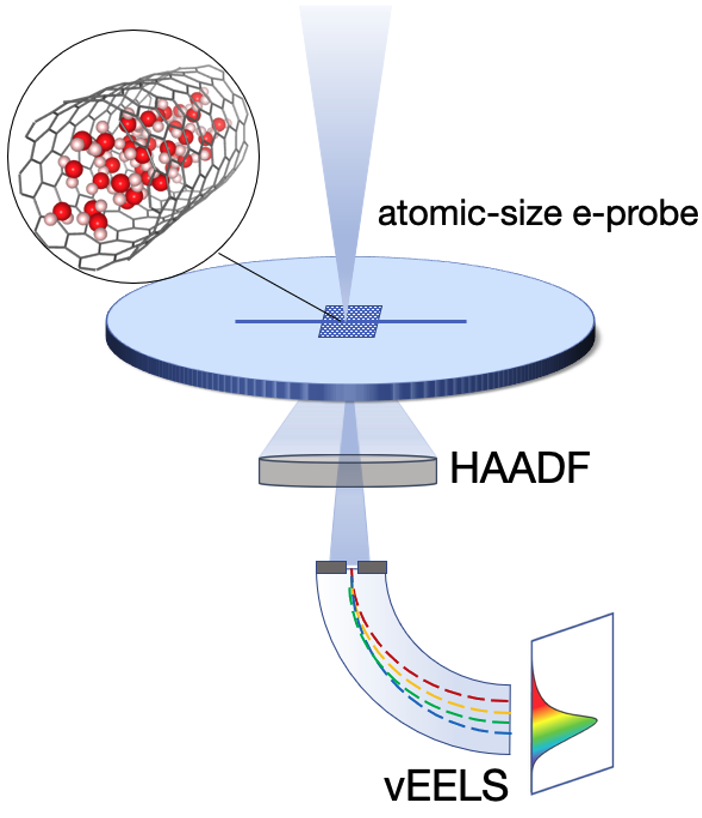
#> input picture Data/Schematics/EELS_Schematic.png, 702 x 818 px, found by its file name
$ jupyter execute --allow-errors Main_Text_Figure_1.ipynb   (shell and % lines are left out)
#> lines starting #> are read from the running program, lines starting #| are printed output that depends on the picture
### Code/CNT_Analysis_Functions.py
# Needed Libraries
import json
import sys
import matplotlib.cm as cm
import numpy as np
from math import factorial
from matplotlib.patches import Rectangle
from matplotlib import patheffects as pe
from matplotlib import pyplot as plt

# Functions
# [33 lines left out: function AddColorBar, not called in this run]

def AddScaleBar(axis,scale,cal,w=None,xy=None,units='nm',fontsize=8,text=True):
    """
    Adds scale bar to an image in a subplot
    Input:    axis     - subplot axis for added scalebar (matplotlib axis)
              scale    - desired length of scalebar in desired unit (int)
              cal      - calibration of image in desired units/pixel (float)
    Optional: w        - width of scale bar in pixels (float) Default: 1/50th of image height
              xy       - coordinates of top left corner of scale bar (tuple) NOTE: coordinates of bar not text
                          Default: None (puts bar w pixels in each dimension away from bottom left corner)
              units    - desired units (str) Default: 'nm'
              fontsize - size of font (float) Default: 8
              text     - Display actual text of scale bar (bool) Default: True
    Output: fig - displayed image (matplotlib figure)
    """
    imdim=axis.get_images()[0].get_extent()
    dim=[int(imdim[2]-imdim[3]),int(imdim[1]-imdim[-0])]
    if not w: w=dim[0]/50.
    if not xy: xy=(w,dim[0]-2*w)
    axis.add_patch(Rectangle(xy,scale/cal,w,fc='w',ec='k',lw=0.5))
    if text:
        txt=axis.text(xy[0]+0.5*scale/cal,xy[1],str(scale)+' '+units,fontweight='bold',color='w',fontsize=fontsize,ha='center',va='bottom')
        txt.set_path_effects([pe.withStroke(linewidth=1,foreground='k')])
    return

# [293 lines left out: functions Display_SI, GetCalibratedSpectra, GetExponentialFit_2R, GetFilteredSpectrum, Get_FWFM, Get_i and 3 more, not called in this run]

def LoadEELS_SI(fname):
    """
    Loads an EEL Spectrum Image

    Input:  fname - path to either .npy or .json file that (string)
    Output: dat   - data (numpy array)
            cal   - pixel calibration in nm (float)
            disp  - energy dispersion in eV (float)
            mdat  - metadata (python dictionary)
    """

    if fname.endswith('npy'): fname=fname[:-4]
    if fname.endswith('json'): fname=fname[:-5]
    dat=np.load(fname+'.npy')
    mdat= json.load(open(fname+'.json','r'))
    cal=mdat['spatial_calibrations'][0]['scale']
    disp=mdat['spatial_calibrations'][-1]['scale']
    return dat,cal,disp,mdat

def LoadImage(fname):
    """
    Loads a 2D STEM Image

    Input:  fname - path to either .npy or .json file that (string)
    Output: im    - image data (numpy array)
            cal   - pixel calibration in nm (float)
            mdat  - metadata (python dictionary)
    """

    if fname.endswith('npy'): fname=fname[:-4]
    if fname.endswith('json'): fname=fname[:-5]
    dat=np.load(fname+'.npy')
    mdat= json.load(open(fname+'.json','r'))
    cal=mdat['spatial_calibrations'][0]['scale']
    return dat,cal,mdat

# [37 lines left out: functions NormArray, WritePercentage, not called in this run]

### Notebooks/Main_Text_Figure_1.ipynb
# Main Text Figure 1

Generates Figure 1 from: *Hydrogen bonding in water under extreme confinement.*

[cell 1]
import matplotlib.cm as cm
import matplotlib.patheffects as pe
import matplotlib.pyplot as plt
import numpy as np
import sys
from matplotlib.colors import LogNorm
from PIL import Image
from scipy import ndimage,interpolate
from matplotlib.patches import Rectangle

# Import custom libraries for this notebook
import os, sys
# Locate repo root by searching for Data/ and Code/ directories
_search = os.path.abspath('')
for _p in [_search, os.path.dirname(_search), os.path.dirname(os.path.dirname(_search))]:
    if os.path.isdir(os.path.join(_p, 'Data')) and os.path.isdir(os.path.join(_p, 'Code')):
        indir = _p + os.sep
        break
else:
    raise RuntimeError('Cannot find repo root. Launch Jupyter from the repository directory.')
if indir + 'Code' not in sys.path: sys.path.append(indir + 'Code')
import CNT_Analysis_Functions as CNT_F

[cell 2]
# ── Download large datasets from Zenodo ───────────────────────────────────
# Spectrum image files are hosted on Zenodo (doi: 10.5281/zenodo.20534179).
# This cell downloads any missing files automatically on first run.
import os, urllib.request

ZENODO_URL = 'https://zenodo.org/records/20534179/files'

LARGE_FILES = [
    'Data/vEEL_Spectrum_Images/EmptyCNT_Cryo_SI.npy',
    'Data/vEEL_Spectrum_Images/FilledCNT_2pt3nm_Cryo_SI.npy',
]

#> (the rest of this cell did not finish here and is left out)

### Plotting Style

[cell 3]
plt.rcParams['lines.linewidth']=0.75
plt.rcParams['lines.color']='r'
plt.rcParams['image.cmap']='gist_gray'
plt.rcParams['font.size']=7
plt.rcParams['ytick.major.size']=2
plt.rcParams['xtick.major.size']=2
plt.rcParams['ytick.major.pad']=0.5
plt.rcParams['xtick.major.pad']=0.5
plt.rcParams['axes.labelpad']=1
plt.rcParams['figure.subplot.wspace']=0.3
plt.rcParams['pdf.fonttype']=42
plt.rcParams['ps.fonttype']=42
plt.rcParams['font.family']='sans-serif'
plt.rcParams['font.sans-serif']=['Arial']
plt.rcParams['mathtext.fontset']='custom'
plt.rcParams['mathtext.rm']='Arial'
plt.rcParams['mathtext.it']='Arial:italic'
plt.rcParams['mathtext.bf']='Arial:bold'

stroke=[pe.withStroke(linewidth=1,foreground='k')]

## 1. Load Images

Schematic diagrams and reference electron microscopy images used to characterise CNT morphology and experimental geometry.

[cell 4]
schematic=Image.open(indir+'Data/Schematics/EELS_Schematic.png')
#> schematic is the input picture: PIL image 702x818 RGBA; mean R, G, B, A 235.8, 236.8, 241.2, 255
plt.imshow(schematic)

### 1.1 TEM Images

Large-field-of-view TEM image used to identify CNT diameter and morphology. The native scale bar is measured to determine the pixel calibration.

[cell 5]
# Load Image
LargeFOV=Image.open(indir+'Data/Images/LargeFOV_TEM.png')
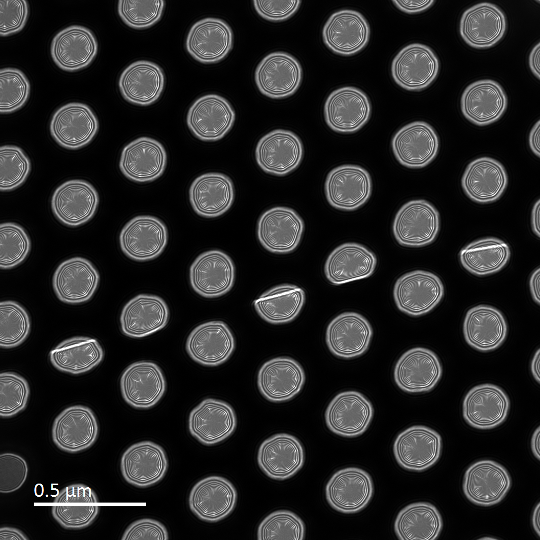
#> input picture Data/Images/LargeFOV_TEM.png, 540 x 540 px, found by its file name
#> LargeFOV is the input picture: PIL image 540x540 RGBA; mean R, G, B, A 39.9, 39.9, 39.9, 255
LargeFOV=np.asarray(LargeFOV.convert('L'))
#> LargeFOV: shape (540, 540)

# Convert native scale bar to pixel calibration
f,a=plt.subplots(2,2,dpi=200,figsize=(4,4))
plt.setp(a[0],xticks=[],yticks=[])
a[0,0].imshow(LargeFOV)

Y1=32;Y2=36
a[0,1].imshow(LargeFOV[470:,:180])
a[0,1].axhline(Y1);a[0,1].axhline(Y2)

ScaleBar_Prof=np.average(LargeFOV[470+Y1:470+Y2,:180],axis=0)
#> ScaleBar_Prof = 180 values, max 241.8 at index 66, min 0 at index 146, mean 138.8
plt.setp(a[1],xlabel='Pixels',ylabel='TEM Image Intensity',xlim=(0,180))
a[1,0].plot(ScaleBar_Prof)

ScaleBar_Prof_Diff=np.abs(np.diff(ScaleBar_Prof))
#> ScaleBar_Prof_Diff = 179 values, max 215.8 at index 145, min 0 at index 9, mean 3.65
plt.setp(a[1,1],xlabel='Pixels',ylabel='Diff of TEM Image Intensity')
a[1,1].plot(ScaleBar_Prof_Diff)
X1,X2=np.sort(np.argsort(ScaleBar_Prof_Diff)[-2:])
#> X1 = 33; X2 = 145
a[1,1].axvline(X1);a[1,1].axvline(X2)

TEM_Scale=500 # nm
Pixel_Scale=X2-X1 # pixels
#> Pixel_Scale = 112
LargeFOV_cal=TEM_Scale/Pixel_Scale # nm/pixel
#> LargeFOV_cal = 4.46

a11_cal=a[1,1].twiny()
plt.setp(a11_cal,xlabel='nm (calibrated)',xlim=(-X1*LargeFOV_cal,(180-X1)*LargeFOV_cal))
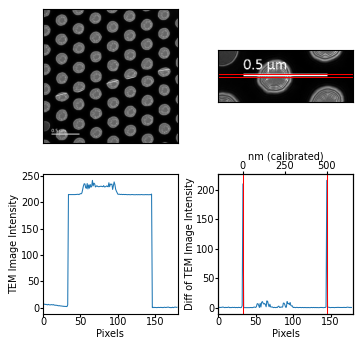
#> figure drawn by matplotlib, 4 panels; panel 3: curve peaks at x = 66, y = 241.8; panel 4: curve peaks at x = 145, y = 215.8

[cell 6]
# Rotate TEM image to Vertical and Crop
f,a=plt.subplots(1,3,dpi=200,figsize=(8,3))
a[0].imshow(LargeFOV)

LargeFOV_rot=ndimage.rotate(LargeFOV,76)
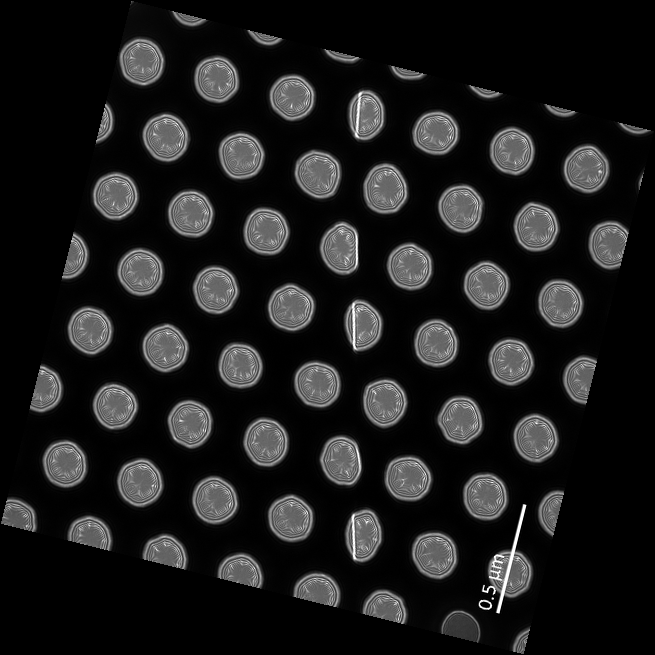
#> LargeFOV_rot: shape (655, 655); min 0, max 255, mean 27
a[1].imshow(LargeFOV_rot)
Crop_X1,Crop_X2=236,472
Crop_Y1,Crop_Y2=86,558
a[1].axhline(Crop_Y1);a[1].axhline(Crop_Y2)
a[1].axvline(Crop_X1);a[1].axvline(Crop_X2)

LargeFOV_rot_crop=LargeFOV_rot[Crop_Y1:Crop_Y2,Crop_X1:Crop_X2]
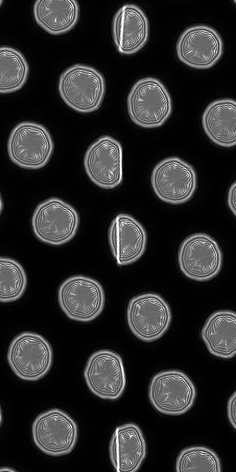
#> LargeFOV_rot_crop: shape (472, 236); min 0, max 255, mean 40.9
a[2].imshow(LargeFOV_rot_crop)

CNT_F.AddScaleBar(a[0],500,LargeFOV_cal)
CNT_F.AddScaleBar(a[1],500,LargeFOV_cal)
CNT_F.AddScaleBar(a[2],500,LargeFOV_cal)
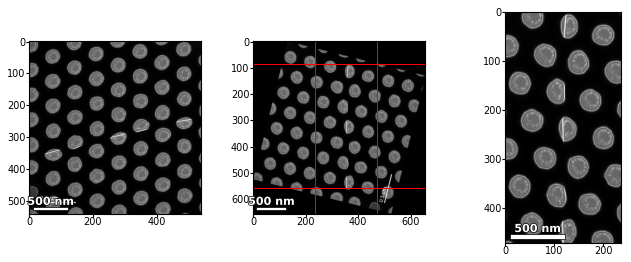
#> figure drawn by matplotlib, 3 panels

### 1.2 STEM Image

High-angle annular dark-field (HAADF) STEM image for structural reference.

#> (a cell that did not finish here is left out)
